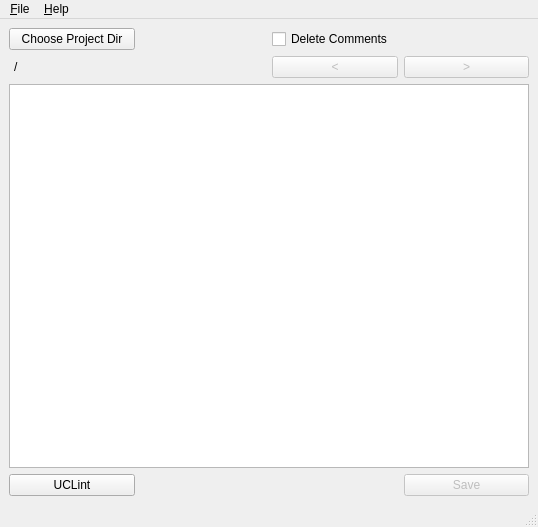
<?xml version="1.0" encoding="UTF-8"?>
<ui version="4.0">
 <class>MainWindow</class>
 <widget class="QMainWindow" name="MainWindow">
  <property name="geometry">
   <rect>
    <x>0</x>
    <y>0</y>
    <width>538</width>
    <height>527</height>
   </rect>
  </property>
  <property name="windowTitle">
   <string>UCLint</string>
  </property>
  <widget class="QWidget" name="centralWidget">
   <layout class="QGridLayout" name="gridLayout_2">
    <item row="0" column="0">
     <layout class="QGridLayout" name="gridLayout" rowstretch="1,0,0,0">
      <item row="2" column="0" colspan="4">
       <widget class="QPlainTextEdit" name="sourceTextEdit"/>
      </item>
      <item row="0" column="0">
       <widget class="QPushButton" name="dirSelectButton">
        <property name="text">
         <string>Choose Project Dir</string>
        </property>
       </widget>
      </item>
      <item row="1" column="0" colspan="2">
       <widget class="QLabel" name="dirLabel">
        <property name="text">
         <string>/</string>
        </property>
        <property name="margin">
         <number>2</number>
        </property>
        <property name="indent">
         <number>5</number>
        </property>
       </widget>
      </item>
      <item row="3" column="0">
       <widget class="QPushButton" name="ucLintButton">
        <property name="text">
         <string>UCLint</string>
        </property>
       </widget>
      </item>
      <item row="3" column="3">
       <widget class="QPushButton" name="saveButton">
        <property name="enabled">
         <bool>false</bool>
        </property>
        <property name="text">
         <string>Save</string>
        </property>
       </widget>
      </item>
      <item row="0" column="2">
       <widget class="QCheckBox" name="commentscheckBox">
        <property name="toolTip">
         <string>If enabled it will delete all single line comments</string>
        </property>
        <property name="text">
         <string>Delete Comments</string>
        </property>
       </widget>
      </item>
      <item row="1" column="2">
       <widget class="QPushButton" name="previousButton">
        <property name="enabled">
         <bool>false</bool>
        </property>
        <property name="toolTip">
         <string>Previuos File</string>
        </property>
        <property name="text">
         <string>&lt;</string>
        </property>
       </widget>
      </item>
      <item row="1" column="3">
       <widget class="QPushButton" name="nextButton">
        <property name="enabled">
         <bool>false</bool>
        </property>
        <property name="toolTip">
         <string>Next File</string>
        </property>
        <property name="text">
         <string>&gt;</string>
        </property>
       </widget>
      </item>
      <item row="3" column="1" colspan="2">
       <widget class="QLabel" name="fileNamelabel">
        <property name="text">
         <string/>
        </property>
       </widget>
      </item>
     </layout>
    </item>
   </layout>
  </widget>
  <widget class="QStatusBar" name="statusBar"/>
  <widget class="QMenuBar" name="menuBar">
   <property name="geometry">
    <rect>
     <x>0</x>
     <y>0</y>
     <width>538</width>
     <height>20</height>
    </rect>
   </property>
   <widget class="QMenu" name="menu_File">
    <property name="title">
     <string>&amp;File</string>
    </property>
    <addaction name="actQuit"/>
   </widget>
   <widget class="QMenu" name="menuHelp">
    <property name="title">
     <string>&amp;Help</string>
    </property>
    <addaction name="actAbout"/>
   </widget>
   <addaction name="menu_File"/>
   <addaction name="menuHelp"/>
  </widget>
  <action name="actQuit">
   <property name="text">
    <string>&amp;Quit</string>
   </property>
   <property name="shortcut">
    <string>Ctrl+Q</string>
   </property>
  </action>
  <action name="actAbout">
   <property name="text">
    <string>About</string>
   </property>
  </action>
 </widget>
 <resources/>
 <connections>
  <connection>
   <sender>actQuit</sender>
   <signal>triggered()</signal>
   <receiver>MainWindow</receiver>
   <slot>close()</slot>
   <hints>
    <hint type="sourcelabel">
     <x>-1</x>
     <y>-1</y>
    </hint>
    <hint type="destinationlabel">
     <x>399</x>
     <y>299</y>
    </hint>
   </hints>
  </connection>
 </connections>
</ui>
